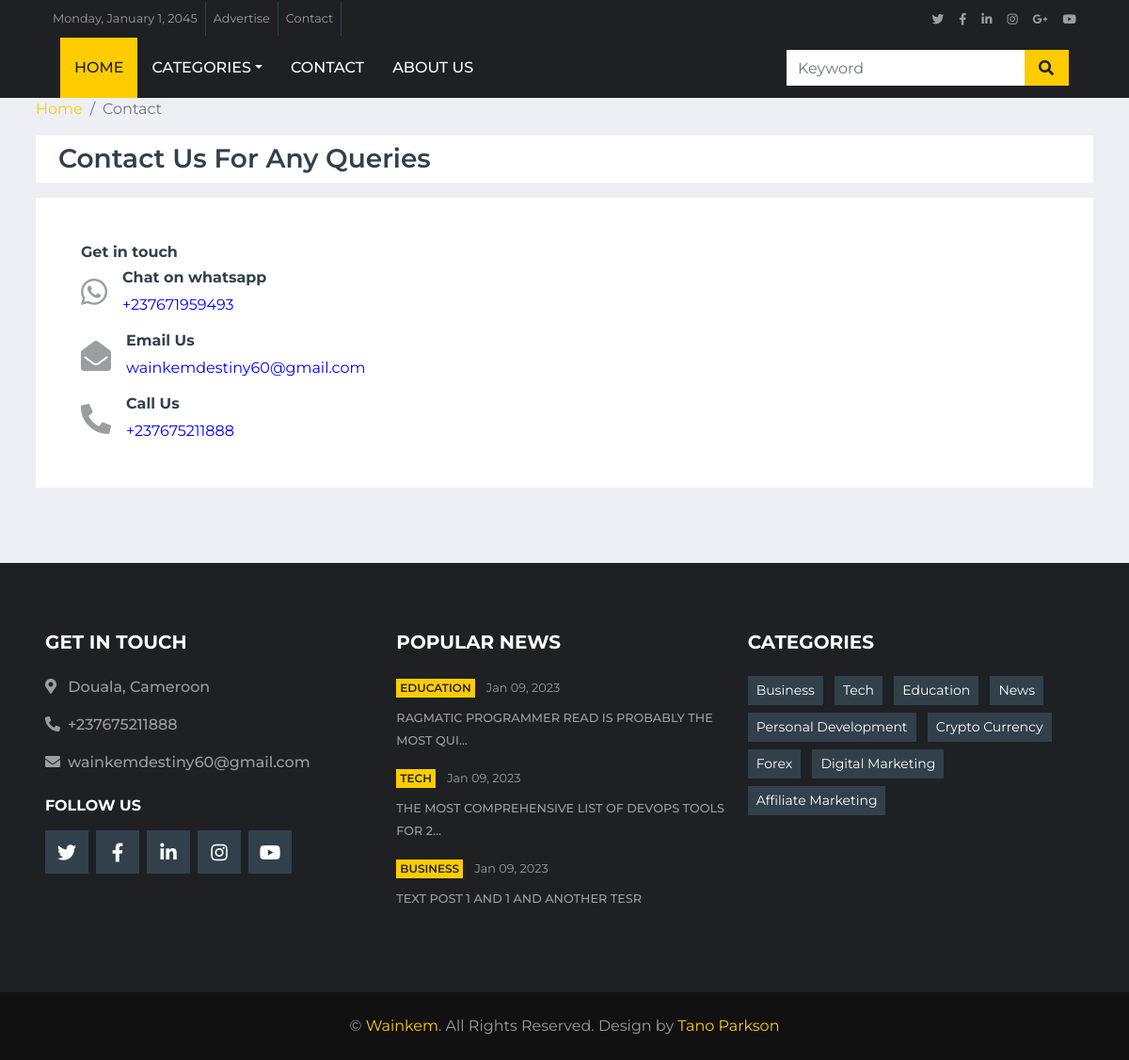
Page /contact-us on the committed database.
### main/models.py (models this page shows, shortened)
class ContactUs(models.Model):
    facebook = models.CharField(max_length=500)
    instagram = models.CharField(max_length=500)
    twitter = models.CharField(max_length=500)
    whatsapp = models.CharField(max_length=500)
    phone_number = models.CharField(max_length=500)
    email = models.EmailField()
    address = models.CharField(max_length=500)

class Post(models.Model):
    status = (
        ('published', 'published'),
        ('draft', 'draft'),
    )
    author = models.ForeignKey(
        User, on_delete=models.CASCADE, related_name='blog_posts')
    category = models.ForeignKey(
        Category, on_delete=models.CASCADE, blank=True, null=True)
    title = models.CharField(max_length=500)
    slug = AutoSlugField(populate_from='title')
    image_1 = models.ImageField(null=True)
    excerpt = models.TextField(null=True, blank=True)
    content = RichTextUploadingField()
    date_created = models.DateTimeField(auto_now_add=True)
    view_count = models.PositiveIntegerField(default=0)
    status = models.CharField(max_length=30, choices=status, default='published')
    class Meta:
        ordering = ('-date_created',)

class Category(models.Model):
    name = models.CharField(max_length=200)
    slug = AutoSlugField(populate_from='name')
    image = models.ImageField(upload_to='cat_img', blank=True, null=True)
    date_created = models.DateTimeField(auto_now_add=True)
    def __str__(self):
        return self.name

### main/views.py (the view)
# urls.py: path('contact-us', ContactView.as_view(), name='contact'),
class ContactView(TemplateView):
    template_name = 'contact.html'

### main/custom_processor.py (called while the page is built)
def category_renderer(request):
    return {
        'all_categories': Category.objects.all(),
        'popular_foot':  Post.objects.filter(
            status='published').order_by('view_count')[:3],
        'trend' : Post.objects.filter(
            Q(status='published') & Q(view_count__gte=10))[:7],
        'contactus' : ContactUs.objects.get(id=1)
    }

### template/contact.html (shortened to what this page needs)
{% extends 'base.html' %}
{% load static %}
{% block content %}
<div class="container-fluid">
    <div class="container">
        <nav class="breadcrumb bg-transparent m-0 p-0">
            <a class="breadcrumb-item" href="#">Home</a>
            <span class="breadcrumb-item active">Contact</span>
        </nav>
    </div>
</div>
<div class="container-fluid py-3">
    <div class="container">
        <div class="bg-light py-2 px-4 mb-3">
            <h3 class="m-0">Contact Us For Any Queries</h3>
        </div>
        <div class="row">
            <div class="col-md-12">
                <div class="bg-light mb-3 p-5">
                    <h6 class="font-weight-bold display-5">Get in touch</h6>
                    <div class="d-flex align-items-center mb-3">
                        <i class="fab fa-2x  fa-whatsapp mr-3"></i>
                        <div class="d-flex flex-column">
                            <h6 class="font-weight-bold">Chat on whatsapp</h6>
                            <a href="https://wa.link/9b6ce9" target="_blank" style="text-decoration: none">
                                <p class="m-0" style="color: blue;">{{contactus.whatsapp}}</p>
                            </a>
                        </div>
                    </div>
                    <div class="d-flex align-items-center mb-3">
                        <i class="fa fa-2x fa-envelope-open mr-3"></i>
                        <div class="d-flex flex-column">
                            <h6 class="font-weight-bold">Email Us</h6>
                            <a href="mailto:{{contactus.email}}" target="_blank" style="text-decoration: none">
                                <p class="m-0" style="color: blue;">
                                {{contactus.email}}
                                </p>
                            </a>
                        </div>
                    </div>
                    <div class="d-flex align-items-center">
                        <i class="fas fa-2x fa-phone-alt mr-3"></i>
                        <div class="d-flex flex-column">
                            <h6 class="font-weight-bold">Call Us</h6>
                            <a href="tel:{{contactus.phone_number}}" target="_blank" style="text-decoration: none">
                                <p class="m-0" style="color: blue;">{{contactus.phone_number}}</p>
                            </a>
                        </div>
                    </div>
                </div>
            </div>
        </div>
    </div>
</div>
{% endblock content %}

### template/base.html (shortened to what this page needs)
{% load static %}
<!DOCTYPE html>
<html lang="en">
<head>
    <link href="https://cdnjs.cloudflare.com/ajax/libs/font-awesome/5.15.0/css/all.min.css" rel="stylesheet">
    <link href="{% static 'lib/owlcarousel/assets/owl.carousel.min.css' %}" rel="stylesheet">
    <link href="{% static 'css/style.css' %}" rel="stylesheet">
</head>
<body>
    <div class="container-fluid d-none d-lg-block">
        <div class="row align-items-center bg-dark px-lg-5">
            <div class="col-lg-9">
                <nav class="navbar navbar-expand-sm bg-dark p-0">
                    <ul class="navbar-nav ml-n2">
                        <li class="nav-item border-right border-secondary">
                            <a class="nav-link text-body small" href="#">Monday, January 1, 2045</a>
                        </li>
                        <li class="nav-item border-right border-secondary">
                            <a class="nav-link text-body small" href="#">Advertise</a>
                        </li>
                        <li class="nav-item border-right border-secondary">
                            <a class="nav-link text-body small" href="{% url 'main:contact' %}">Contact</a>
                        </li>
                    </ul>
                </nav>
            </div>
            <div class="col-lg-3 text-right d-none d-md-block">
                <nav class="navbar navbar-expand-sm bg-dark p-0">
                    <ul class="navbar-nav ml-auto mr-n2">
                        <li class="nav-item">
                            <a class="nav-link text-body" href="#"><small class="fab fa-twitter"></small></a>
                        </li>
                        <li class="nav-item">
                            <a class="nav-link text-body" href="#"><small class="fab fa-facebook-f"></small></a>
                        </li>
                        <li class="nav-item">
                            <a class="nav-link text-body" href="#"><small class="fab fa-linkedin-in"></small></a>
                        </li>
                        <li class="nav-item">
                            <a class="nav-link text-body" href="#"><small class="fab fa-instagram"></small></a>
                        </li>
                        <li class="nav-item">
                            <a class="nav-link text-body" href="#"><small class="fab fa-google-plus-g"></small></a>
                        </li>
                        <li class="nav-item">
                            <a class="nav-link text-body" href="#"><small class="fab fa-youtube"></small></a>
                        </li>
                    </ul>
                </nav>
            </div>
        </div>
    </div>
    <div class="container-fluid p-0">
        <nav class="navbar navbar-expand-lg bg-dark navbar-dark py-2 py-lg-0 px-lg-5">
            <div class="collapse navbar-collapse justify-content-between px-0 px-lg-3" id="navbarCollapse">
                <div class="navbar-nav mr-auto py-0">
                    <a href="{% url 'main:index' %}" class="nav-item nav-link active">Home</a>
                    <div class="nav-item dropdown">
                        <a href="#" class="nav-link dropdown-toggle" data-toggle="dropdown">Categories</a>
                    </div>
                    <a href="{% url 'main:contact' %}" class="nav-item nav-link">Contact</a>
                     <a href="{% url 'main:contact' %}" class="nav-item nav-link">About Us</a>
                </div>
                <div class="input-group ml-auto d-none d-lg-flex" style="width: 100%; max-width: 300px;">
                    <input type="text" class="form-control border-0" placeholder="Keyword">
                    <div class="input-group-append">
                        <button class="input-group-text bg-primary text-dark border-0 px-3"><i
                                class="fa fa-search"></i></button>
                    </div>
                </div>
            </div>
        </nav>
    </div>
    {% block content %}
    {% endblock content %}
    <div class="container-fluid bg-dark pt-5 px-sm-3 px-md-5 mt-5">
        <div class="row py-4">
            <div class="col-lg-4 col-md-6 mb-5">
                <h5 class="mb-4 text-white text-uppercase font-weight-bold">Get In Touch</h5>
                <p class="font-weight-medium"><i class="fa fa-map-marker-alt mr-2"></i>
                {{contactus.address}}
                </p>
                <p class="font-weight-medium"><i class="fa fa-phone-alt mr-2"></i>{{contactus.phone_number}}</p>
                <p class="font-weight-medium"><i class="fa fa-envelope mr-2"></i>{{contactus.email}}</p>
                <h6 class="mt-4 mb-3 text-white text-uppercase font-weight-bold">Follow Us</h6>
                <div class="d-flex justify-content-start">
                    <a class="btn btn-lg btn-secondary btn-lg-square mr-2" href="{{contactus.twitter}}" target="_blank" ><i class="fab fa-twitter"></i></a>
                    <a class="btn btn-lg btn-secondary btn-lg-square mr-2" href="{{contactus.facebook}}" target="_blank" ><i class="fab fa-facebook-f"></i></a>
                    <a class="btn btn-lg btn-secondary btn-lg-square mr-2" href="#"><i class="fab fa-linkedin-in"></i></a>
                    <a class="btn btn-lg btn-secondary btn-lg-square mr-2" href="{{contactus.instagram}}" target="_blank" ><i class="fab fa-instagram"></i></a>
                    <a class="btn btn-lg btn-secondary btn-lg-square" href="#"><i class="fab fa-youtube"></i></a>
                </div>
            </div>
            <div class="col-lg-4 col-md-6 mb-5">
                <h5 class="mb-4 text-white text-uppercase font-weight-bold">Popular News</h5>
                {% for post in popular_foot %}
                <div class="mb-3">
                    <div class="mb-2">
                        <a class="badge badge-primary text-uppercase font-weight-semi-bold p-1 mr-2" href="{% url 'main:category' post.category.slug %}">
                            {{post.category}}
                        </a>
                        <a class="text-body" href="{% url 'main:post' post.slug %}"><small>
                            {{post.date_created|date:"M d, Y"}}
                        </small></a>
                    </div>
                    <a class="small text-body text-uppercase font-weight-medium" href="{% url 'main:post' post.slug %}">
                        {{post.title|truncatechars:50}}
                    </a>
                </div>
                {% endfor %}
            </div>
            <div class="col-lg-4 col-md-6 mb-5">
                <h5 class="mb-4 text-white text-uppercase font-weight-bold">Categories</h5>
                <div class="m-n1">
                    {% for cat in all_categories %}
                        <a href="{% url 'main:category' cat.slug %}" class="btn btn-sm btn-secondary m-1">
                            {{cat}}
                        </a>
                    {% endfor %}
                </div>
            </div>
        </div>
    </div>
    <div class="container-fluid py-4 px-sm-3 px-md-5" style="background: #111111;">
        <p class="m-0 text-center">&copy; <a href="#">Wainkem</a>. All Rights Reserved.
            Design by <a href="https://parksontano.com">Tano Parkson</a>
        </p>
    </div>
</body>
</html>

### rows in the picture
ContactUs: whatsapp "+237671959493", email "wainkemdestiny60@gmail.com", phone_number "+237675211888", address "Douala, Cameroon"
Post: category "EDUCATION", date_created "Jan 09, 2023", title "RAGMATIC PROGRAMMER READ IS PROBABLY THE MOST QUI…"
Post: category "TECH", date_created "Jan 09, 2023", title "THE MOST COMPREHENSIVE LIST OF DEVOPS TOOLS FOR 2…"
Post: category "BUSINESS", date_created "Jan 09, 2023", title "TEXT POST 1 AND 1 AND ANOTHER TESR"
Category: name "Business"
Category: name "Tech"
Category: name "Education"
Category: name "News"
Category: name "Personal Development"
Category: name "Crypto Currency"
Category: name "Forex"
Category: name "Digital Marketing"
Category: name "Affiliate Marketing"
